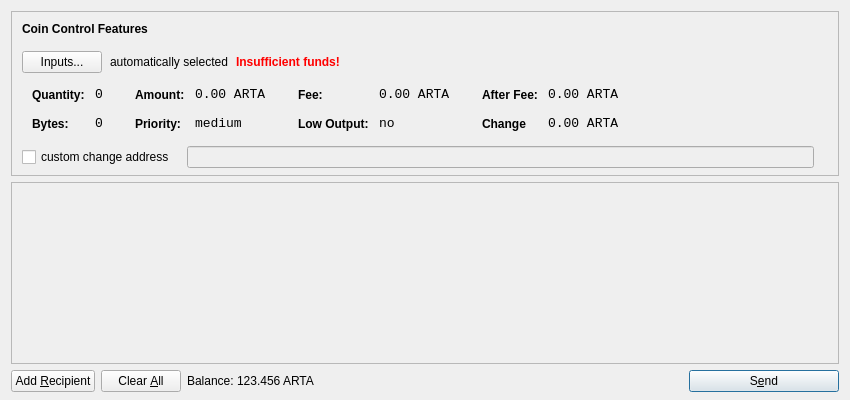
<?xml version="1.0" encoding="UTF-8"?>
<ui version="4.0">
 <class>SendCoinsDialog</class>
 <widget class="QDialog" name="SendCoinsDialog">
  <property name="geometry">
   <rect>
    <x>0</x>
    <y>0</y>
    <width>850</width>
    <height>400</height>
   </rect>
  </property>
  <property name="windowTitle">
   <string>Send Coins</string>
  </property>
  <layout class="QVBoxLayout" name="verticalLayout" stretch="0,1,0">
   <property name="bottomMargin">
    <number>8</number>
   </property>
   <item>
    <widget class="QFrame" name="frameCoinControl">
     <property name="sizePolicy">
      <sizepolicy hsizetype="Expanding" vsizetype="Expanding">
       <horstretch>0</horstretch>
       <verstretch>0</verstretch>
      </sizepolicy>
     </property>
     <property name="maximumSize">
      <size>
       <width>16777215</width>
       <height>16777215</height>
      </size>
     </property>
     <property name="frameShape">
      <enum>QFrame::StyledPanel</enum>
     </property>
     <property name="frameShadow">
      <enum>QFrame::Sunken</enum>
     </property>
     <layout class="QVBoxLayout" name="verticalLayoutCoinControl2">
      <property name="spacing">
       <number>6</number>
      </property>
      <property name="leftMargin">
       <number>0</number>
      </property>
      <property name="topMargin">
       <number>0</number>
      </property>
      <property name="rightMargin">
       <number>0</number>
      </property>
      <property name="bottomMargin">
       <number>6</number>
      </property>
      <item>
       <layout class="QVBoxLayout" name="verticalLayoutCoinControl" stretch="0,0,0,0,1">
        <property name="spacing">
         <number>0</number>
        </property>
        <property name="leftMargin">
         <number>10</number>
        </property>
        <property name="topMargin">
         <number>10</number>
        </property>
        <item>
         <layout class="QHBoxLayout" name="horizontalLayoutCoinControl1">
          <property name="bottomMargin">
           <number>15</number>
          </property>
          <item>
           <widget class="QLabel" name="labelCoinControlFeatures">
            <property name="sizePolicy">
             <sizepolicy hsizetype="Preferred" vsizetype="Maximum">
              <horstretch>0</horstretch>
              <verstretch>0</verstretch>
             </sizepolicy>
            </property>
            <property name="font">
             <font>
              <weight>75</weight>
              <bold>true</bold>
             </font>
            </property>
            <property name="styleSheet">
             <string notr="true">font-weight:bold;</string>
            </property>
            <property name="text">
             <string>Coin Control Features</string>
            </property>
           </widget>
          </item>
         </layout>
        </item>
        <item>
         <layout class="QHBoxLayout" name="horizontalLayoutCoinControl2" stretch="0,0,0,0">
          <property name="spacing">
           <number>8</number>
          </property>
          <property name="bottomMargin">
           <number>10</number>
          </property>
          <item>
           <widget class="QPushButton" name="pushButtonCoinControl">
            <property name="styleSheet">
             <string notr="true"/>
            </property>
            <property name="text">
             <string>Inputs...</string>
            </property>
           </widget>
          </item>
          <item>
           <widget class="QLabel" name="labelCoinControlAutomaticallySelected">
            <property name="text">
             <string>automatically selected</string>
            </property>
            <property name="margin">
             <number>5</number>
            </property>
           </widget>
          </item>
          <item>
           <widget class="QLabel" name="labelCoinControlInsuffFunds">
            <property name="font">
             <font>
              <weight>75</weight>
              <bold>true</bold>
             </font>
            </property>
            <property name="styleSheet">
             <string notr="true">color:red;font-weight:bold;</string>
            </property>
            <property name="text">
             <string>Insufficient funds!</string>
            </property>
            <property name="margin">
             <number>5</number>
            </property>
           </widget>
          </item>
          <item>
           <spacer name="horizontalSpacerCoinControl">
            <property name="orientation">
             <enum>Qt::Horizontal</enum>
            </property>
            <property name="sizeHint" stdset="0">
             <size>
              <width>40</width>
              <height>1</height>
             </size>
            </property>
           </spacer>
          </item>
         </layout>
        </item>
        <item>
         <widget class="QWidget" name="widgetCoinControl" native="true">
          <property name="sizePolicy">
           <sizepolicy hsizetype="Preferred" vsizetype="Preferred">
            <horstretch>0</horstretch>
            <verstretch>0</verstretch>
           </sizepolicy>
          </property>
          <property name="minimumSize">
           <size>
            <width>0</width>
            <height>0</height>
           </size>
          </property>
          <property name="styleSheet">
           <string notr="true"/>
          </property>
          <layout class="QHBoxLayout" name="horizontalLayoutCoinControl5">
           <property name="margin">
            <number>0</number>
           </property>
           <item>
            <layout class="QHBoxLayout" name="horizontalLayoutCoinControl3" stretch="0,0,0,1">
             <property name="spacing">
              <number>20</number>
             </property>
             <property name="topMargin">
              <number>0</number>
             </property>
             <property name="bottomMargin">
              <number>10</number>
             </property>
             <item>
              <layout class="QFormLayout" name="formLayoutCoinControl1">
               <property name="horizontalSpacing">
                <number>10</number>
               </property>
               <property name="verticalSpacing">
                <number>14</number>
               </property>
               <property name="leftMargin">
                <number>10</number>
               </property>
               <property name="topMargin">
                <number>4</number>
               </property>
               <property name="rightMargin">
                <number>6</number>
               </property>
               <item row="0" column="0">
                <widget class="QLabel" name="labelCoinControlQuantityText">
                 <property name="styleSheet">
                  <string notr="true">font-weight:bold;</string>
                 </property>
                 <property name="text">
                  <string>Quantity:</string>
                 </property>
                 <property name="margin">
                  <number>0</number>
                 </property>
                </widget>
               </item>
               <item row="0" column="1">
                <widget class="QLabel" name="labelCoinControlQuantity">
                 <property name="font">
                  <font>
                   <family>Monospace</family>
                   <pointsize>10</pointsize>
                  </font>
                 </property>
                 <property name="cursor">
                  <cursorShape>IBeamCursor</cursorShape>
                 </property>
                 <property name="contextMenuPolicy">
                  <enum>Qt::ActionsContextMenu</enum>
                 </property>
                 <property name="text">
                  <string>0</string>
                 </property>
                 <property name="margin">
                  <number>0</number>
                 </property>
                 <property name="textInteractionFlags">
                  <set>Qt::LinksAccessibleByMouse|Qt::TextSelectableByKeyboard|Qt::TextSelectableByMouse</set>
                 </property>
                </widget>
               </item>
               <item row="1" column="0">
                <widget class="QLabel" name="labelCoinControlBytesText">
                 <property name="styleSheet">
                  <string notr="true">font-weight:bold;</string>
                 </property>
                 <property name="text">
                  <string>Bytes:</string>
                 </property>
                </widget>
               </item>
               <item row="1" column="1">
                <widget class="QLabel" name="labelCoinControlBytes">
                 <property name="font">
                  <font>
                   <family>Monospace</family>
                   <pointsize>10</pointsize>
                  </font>
                 </property>
                 <property name="cursor">
                  <cursorShape>IBeamCursor</cursorShape>
                 </property>
                 <property name="contextMenuPolicy">
                  <enum>Qt::ActionsContextMenu</enum>
                 </property>
                 <property name="text">
                  <string>0</string>
                 </property>
                 <property name="textInteractionFlags">
                  <set>Qt::LinksAccessibleByMouse|Qt::TextSelectableByKeyboard|Qt::TextSelectableByMouse</set>
                 </property>
                </widget>
               </item>
              </layout>
             </item>
             <item>
              <layout class="QFormLayout" name="formLayoutCoinControl2">
               <property name="horizontalSpacing">
                <number>10</number>
               </property>
               <property name="verticalSpacing">
                <number>14</number>
               </property>
               <property name="leftMargin">
                <number>6</number>
               </property>
               <property name="topMargin">
                <number>4</number>
               </property>
               <property name="rightMargin">
                <number>6</number>
               </property>
               <item row="0" column="0">
                <widget class="QLabel" name="labelCoinControlAmountText">
                 <property name="styleSheet">
                  <string notr="true">font-weight:bold;</string>
                 </property>
                 <property name="text">
                  <string>Amount:</string>
                 </property>
                 <property name="margin">
                  <number>0</number>
                 </property>
                </widget>
               </item>
               <item row="0" column="1">
                <widget class="QLabel" name="labelCoinControlAmount">
                 <property name="font">
                  <font>
                   <family>Monospace</family>
                   <pointsize>10</pointsize>
                  </font>
                 </property>
                 <property name="cursor">
                  <cursorShape>IBeamCursor</cursorShape>
                 </property>
                 <property name="contextMenuPolicy">
                  <enum>Qt::ActionsContextMenu</enum>
                 </property>
                 <property name="text">
                  <string>0.00 ARTA</string>
                 </property>
                 <property name="textInteractionFlags">
                  <set>Qt::LinksAccessibleByMouse|Qt::TextSelectableByKeyboard|Qt::TextSelectableByMouse</set>
                 </property>
                </widget>
               </item>
               <item row="1" column="0">
                <widget class="QLabel" name="labelCoinControlPriorityText">
                 <property name="styleSheet">
                  <string notr="true">font-weight:bold;</string>
                 </property>
                 <property name="text">
                  <string>Priority:</string>
                 </property>
                </widget>
               </item>
               <item row="1" column="1">
                <widget class="QLabel" name="labelCoinControlPriority">
                 <property name="font">
                  <font>
                   <family>Monospace</family>
                   <pointsize>10</pointsize>
                  </font>
                 </property>
                 <property name="cursor">
                  <cursorShape>IBeamCursor</cursorShape>
                 </property>
                 <property name="contextMenuPolicy">
                  <enum>Qt::ActionsContextMenu</enum>
                 </property>
                 <property name="text">
                  <string>medium</string>
                 </property>
                 <property name="textInteractionFlags">
                  <set>Qt::LinksAccessibleByMouse|Qt::TextSelectableByKeyboard|Qt::TextSelectableByMouse</set>
                 </property>
                </widget>
               </item>
              </layout>
             </item>
             <item>
              <layout class="QFormLayout" name="formLayoutCoinControl3">
               <property name="horizontalSpacing">
                <number>10</number>
               </property>
               <property name="verticalSpacing">
                <number>14</number>
               </property>
               <property name="leftMargin">
                <number>6</number>
               </property>
               <property name="topMargin">
                <number>4</number>
               </property>
               <property name="rightMargin">
                <number>6</number>
               </property>
               <item row="0" column="0">
                <widget class="QLabel" name="labelCoinControlFeeText">
                 <property name="styleSheet">
                  <string notr="true">font-weight:bold;</string>
                 </property>
                 <property name="text">
                  <string>Fee:</string>
                 </property>
                 <property name="margin">
                  <number>0</number>
                 </property>
                </widget>
               </item>
               <item row="0" column="1">
                <widget class="QLabel" name="labelCoinControlFee">
                 <property name="font">
                  <font>
                   <family>Monospace</family>
                   <pointsize>10</pointsize>
                  </font>
                 </property>
                 <property name="cursor">
                  <cursorShape>IBeamCursor</cursorShape>
                 </property>
                 <property name="contextMenuPolicy">
                  <enum>Qt::ActionsContextMenu</enum>
                 </property>
                 <property name="text">
                  <string>0.00 ARTA</string>
                 </property>
                 <property name="textInteractionFlags">
                  <set>Qt::LinksAccessibleByMouse|Qt::TextSelectableByKeyboard|Qt::TextSelectableByMouse</set>
                 </property>
                </widget>
               </item>
               <item row="1" column="0">
                <widget class="QLabel" name="labelCoinControlLowOutputText">
                 <property name="styleSheet">
                  <string notr="true">font-weight:bold;</string>
                 </property>
                 <property name="text">
                  <string>Low Output:</string>
                 </property>
                </widget>
               </item>
               <item row="1" column="1">
                <widget class="QLabel" name="labelCoinControlLowOutput">
                 <property name="font">
                  <font>
                   <family>Monospace</family>
                   <pointsize>10</pointsize>
                  </font>
                 </property>
                 <property name="cursor">
                  <cursorShape>IBeamCursor</cursorShape>
                 </property>
                 <property name="contextMenuPolicy">
                  <enum>Qt::ActionsContextMenu</enum>
                 </property>
                 <property name="text">
                  <string>no</string>
                 </property>
                 <property name="textInteractionFlags">
                  <set>Qt::LinksAccessibleByMouse|Qt::TextSelectableByKeyboard|Qt::TextSelectableByMouse</set>
                 </property>
                </widget>
               </item>
              </layout>
             </item>
             <item>
              <layout class="QFormLayout" name="formLayoutCoinControl4">
               <property name="horizontalSpacing">
                <number>10</number>
               </property>
               <property name="verticalSpacing">
                <number>14</number>
               </property>
               <property name="leftMargin">
                <number>6</number>
               </property>
               <property name="topMargin">
                <number>4</number>
               </property>
               <property name="rightMargin">
                <number>6</number>
               </property>
               <item row="0" column="0">
                <widget class="QLabel" name="labelCoinControlAfterFeeText">
                 <property name="styleSheet">
                  <string notr="true">font-weight:bold;</string>
                 </property>
                 <property name="text">
                  <string>After Fee:</string>
                 </property>
                 <property name="margin">
                  <number>0</number>
                 </property>
                </widget>
               </item>
               <item row="0" column="1">
                <widget class="QLabel" name="labelCoinControlAfterFee">
                 <property name="font">
                  <font>
                   <family>Monospace</family>
                   <pointsize>10</pointsize>
                  </font>
                 </property>
                 <property name="cursor">
                  <cursorShape>IBeamCursor</cursorShape>
                 </property>
                 <property name="contextMenuPolicy">
                  <enum>Qt::ActionsContextMenu</enum>
                 </property>
                 <property name="text">
                  <string>0.00 ARTA</string>
                 </property>
                 <property name="textInteractionFlags">
                  <set>Qt::LinksAccessibleByMouse|Qt::TextSelectableByKeyboard|Qt::TextSelectableByMouse</set>
                 </property>
                </widget>
               </item>
               <item row="1" column="0">
                <widget class="QLabel" name="labelCoinControlChangeText">
                 <property name="styleSheet">
                  <string notr="true">font-weight:bold;</string>
                 </property>
                 <property name="text">
                  <string>Change</string>
                 </property>
                </widget>
               </item>
               <item row="1" column="1">
                <widget class="QLabel" name="labelCoinControlChange">
                 <property name="font">
                  <font>
                   <family>Monospace</family>
                   <pointsize>10</pointsize>
                  </font>
                 </property>
                 <property name="cursor">
                  <cursorShape>IBeamCursor</cursorShape>
                 </property>
                 <property name="contextMenuPolicy">
                  <enum>Qt::ActionsContextMenu</enum>
                 </property>
                 <property name="text">
                  <string>0.00 ARTA</string>
                 </property>
                 <property name="textInteractionFlags">
                  <set>Qt::LinksAccessibleByMouse|Qt::TextSelectableByKeyboard|Qt::TextSelectableByMouse</set>
                 </property>
                </widget>
               </item>
              </layout>
             </item>
            </layout>
           </item>
          </layout>
         </widget>
        </item>
        <item>
         <layout class="QHBoxLayout" name="horizontalLayoutCoinControl4" stretch="0,0,0">
          <property name="spacing">
           <number>12</number>
          </property>
          <property name="sizeConstraint">
           <enum>QLayout::SetDefaultConstraint</enum>
          </property>
          <property name="topMargin">
           <number>5</number>
          </property>
          <property name="rightMargin">
           <number>5</number>
          </property>
          <item>
           <widget class="QCheckBox" name="checkBoxCoinControlChange">
            <property name="text">
             <string>custom change address</string>
            </property>
           </widget>
          </item>
          <item>
           <widget class="QLineEdit" name="lineEditCoinControlChange">
            <property name="enabled">
             <bool>false</bool>
            </property>
            <property name="sizePolicy">
             <sizepolicy hsizetype="Expanding" vsizetype="Fixed">
              <horstretch>0</horstretch>
              <verstretch>0</verstretch>
             </sizepolicy>
            </property>
           </widget>
          </item>
          <item>
           <widget class="QLabel" name="labelCoinControlChangeLabel">
            <property name="sizePolicy">
             <sizepolicy hsizetype="Preferred" vsizetype="Expanding">
              <horstretch>0</horstretch>
              <verstretch>0</verstretch>
             </sizepolicy>
            </property>
            <property name="minimumSize">
             <size>
              <width>0</width>
              <height>0</height>
             </size>
            </property>
            <property name="text">
             <string/>
            </property>
            <property name="margin">
             <number>3</number>
            </property>
           </widget>
          </item>
         </layout>
        </item>
        <item>
         <spacer name="verticalSpacerCoinControl">
          <property name="orientation">
           <enum>Qt::Vertical</enum>
          </property>
          <property name="sizeHint" stdset="0">
           <size>
            <width>800</width>
            <height>1</height>
           </size>
          </property>
         </spacer>
        </item>
       </layout>
      </item>
     </layout>
    </widget>
   </item>
   <item>
    <widget class="QScrollArea" name="scrollArea">
     <property name="widgetResizable">
      <bool>true</bool>
     </property>
     <widget class="QWidget" name="scrollAreaWidgetContents">
      <property name="geometry">
       <rect>
        <x>0</x>
        <y>0</y>
        <width>830</width>
        <height>172</height>
       </rect>
      </property>
      <layout class="QVBoxLayout" name="verticalLayout_2">
       <property name="margin">
        <number>0</number>
       </property>
       <item>
        <layout class="QVBoxLayout" name="entries">
         <property name="spacing">
          <number>6</number>
         </property>
        </layout>
       </item>
       <item>
        <spacer name="verticalSpacer">
         <property name="orientation">
          <enum>Qt::Vertical</enum>
         </property>
         <property name="sizeHint" stdset="0">
          <size>
           <width>20</width>
           <height>40</height>
          </size>
         </property>
        </spacer>
       </item>
      </layout>
     </widget>
    </widget>
   </item>
   <item>
    <layout class="QHBoxLayout" name="horizontalLayout">
     <item>
      <widget class="QPushButton" name="addButton">
       <property name="toolTip">
        <string>Send to multiple recipients at once</string>
       </property>
       <property name="text">
        <string>Add &amp;Recipient</string>
       </property>
       <property name="icon">
        <iconset resource="../bitcoin.qrc">
         <normaloff>:/icons/add</normaloff>:/icons/add</iconset>
       </property>
       <property name="autoDefault">
        <bool>false</bool>
       </property>
      </widget>
     </item>
     <item>
      <widget class="QPushButton" name="clearButton">
       <property name="sizePolicy">
        <sizepolicy hsizetype="Minimum" vsizetype="Fixed">
         <horstretch>0</horstretch>
         <verstretch>0</verstretch>
        </sizepolicy>
       </property>
       <property name="toolTip">
        <string>Remove all transaction fields</string>
       </property>
       <property name="text">
        <string>Clear &amp;All</string>
       </property>
       <property name="icon">
        <iconset resource="../bitcoin.qrc">
         <normaloff>:/icons/remove</normaloff>:/icons/remove</iconset>
       </property>
       <property name="autoRepeatDelay">
        <number>300</number>
       </property>
       <property name="autoDefault">
        <bool>false</bool>
       </property>
      </widget>
     </item>
     <item>
      <layout class="QHBoxLayout" name="horizontalLayout_2">
       <property name="spacing">
        <number>3</number>
       </property>
       <item>
        <widget class="QLabel" name="label">
         <property name="sizePolicy">
          <sizepolicy hsizetype="Preferred" vsizetype="Fixed">
           <horstretch>0</horstretch>
           <verstretch>0</verstretch>
          </sizepolicy>
         </property>
         <property name="text">
          <string>Balance:</string>
         </property>
        </widget>
       </item>
       <item>
        <widget class="QLabel" name="labelBalance">
         <property name="sizePolicy">
          <sizepolicy hsizetype="Preferred" vsizetype="Fixed">
           <horstretch>0</horstretch>
           <verstretch>0</verstretch>
          </sizepolicy>
         </property>
         <property name="cursor">
          <cursorShape>IBeamCursor</cursorShape>
         </property>
         <property name="text">
          <string>123.456 ARTA</string>
         </property>
         <property name="textInteractionFlags">
          <set>Qt::LinksAccessibleByMouse|Qt::TextSelectableByKeyboard|Qt::TextSelectableByMouse</set>
         </property>
        </widget>
       </item>
      </layout>
     </item>
     <item>
      <spacer name="horizontalSpacer">
       <property name="orientation">
        <enum>Qt::Horizontal</enum>
       </property>
       <property name="sizeHint" stdset="0">
        <size>
         <width>40</width>
         <height>20</height>
        </size>
       </property>
      </spacer>
     </item>
     <item>
      <widget class="QPushButton" name="sendButton">
       <property name="minimumSize">
        <size>
         <width>150</width>
         <height>0</height>
        </size>
       </property>
       <property name="toolTip">
        <string>Confirm the send action</string>
       </property>
       <property name="text">
        <string>S&amp;end</string>
       </property>
       <property name="icon">
        <iconset resource="../bitcoin.qrc">
         <normaloff>:/icons/send</normaloff>:/icons/send</iconset>
       </property>
       <property name="default">
        <bool>true</bool>
       </property>
      </widget>
     </item>
    </layout>
   </item>
  </layout>
 </widget>
 <resources>
  <include location="../bitcoin.qrc"/>
 </resources>
 <connections/>
</ui>
